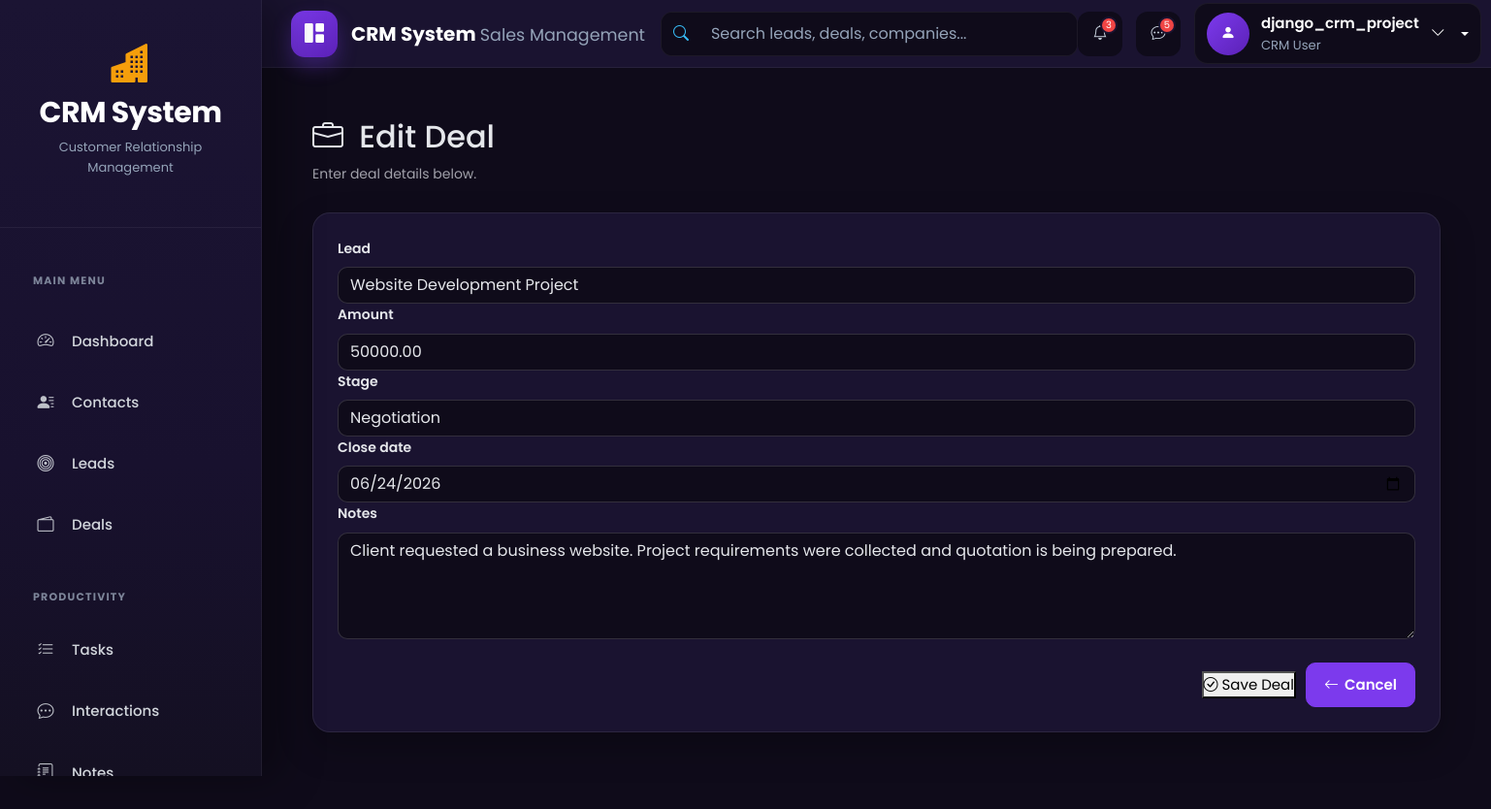
Page /deals/1/edit/ (signed in) on the committed database.
### accounts/models.py (models this page shows, shortened)
class CustomUser(AbstractUser):
    ROLE_CHOICES = (
        ('admin', 'Admin'),
        ('agent', 'Agent'),
    )
    role = models.CharField(max_length=10, choices=ROLE_CHOICES, default='agent')
    phone = models.CharField(max_length=15, blank=True, null=True)
    profile_pic = models.ImageField(upload_to="profiles/", blank=True, null=True)
    email = models.EmailField(unique=True)
    is_approved = models.BooleanField(default=False, help_text="Admin approval required for login")

### deals/models.py (models this page shows, shortened)
class Deal(models.Model):
    STAGE_CHOICES = (
        ('negotiation', 'Negotiation'),
        ('contract', 'Contract'),
        ('closed_won', 'Closed Won'),
        ('closed_lost', 'Closed Lost'),
    )
    lead = models.OneToOneField(
        Lead,
        on_delete=models.CASCADE,
        related_name="deal"
    )
    amount = models.DecimalField(
        max_digits=12,
        decimal_places=2,
        default=0
    )
    stage = models.CharField(
        max_length=20,
        choices=STAGE_CHOICES,
        default="negotiation"
    )
    close_date = models.DateField(
        null=True,
        blank=True
    )
    notes = models.TextField(
        blank=True
    )
    created_at = models.DateTimeField(
        auto_now_add=True
    )
    updated_at = models.DateTimeField(
        auto_now=True
    )

### deals/views.py (the view, shortened to what this page needs)
@login_required
def deal_edit(request, pk):
    deal = get_object_or_404(
        Deal,
        pk=pk
    )
    if request.method == "POST":
        form = DealForm(
            request.POST,
            instance=deal
        )
        if form.is_valid():
            selected_lead = form.cleaned_data["lead"]
            if Deal.objects.filter(
                lead=selected_lead
            ).exclude(
                pk=deal.pk
            ).exists():
                messages.warning(
                    request,
                    "Another deal already exists for this lead."
                )
                return redirect(
                    "deals:deal_edit",
                    pk=deal.pk
                )
            with transaction.atomic():
                form.save()
            messages.success(
                request,
                "Deal updated successfully."
            )
            return redirect(
                "deals:deal_detail",
                pk=deal.pk
            )
        else:
            messages.error(
                request,
                "Please correct the errors below."
            )
    else:
        form = DealForm(
            instance=deal
        )
    return render(
        request,
        "deals/deal_form.html",
        {
            "form": form,
            "deal": deal,
        }
    )

### deals/forms.py
class DealForm(forms.ModelForm):
    class Meta:
        model = Deal
        fields = [
            "lead",
            "amount",
            "stage",
            "close_date",
            "notes",
        ]
        widgets = {
            "lead": forms.Select(
                attrs={
                    "class": "form-select"
                }
            ),
            "amount": forms.NumberInput(
                attrs={
                    "class": "form-control",
                    "placeholder": "Enter deal amount"
                }
            ),
            "stage": forms.Select(
                attrs={
                    "class": "form-select"
                }
            ),
            "close_date": forms.DateInput(
                attrs={
                    "class": "form-control",
                    "type": "date"
                }
            ),
            "notes": forms.Textarea(
                attrs={
                    "class": "form-control",
                    "rows": 4,
                    "placeholder": "Add deal notes..."
                }
            ),
        }

### leads/models.py (called while the page is built)
    def __str__(self):
        return self.title

### templates/deals/deal_form.html (shortened to what this page needs)
{% extends "base.html" %}
{% block content %}
<div class="container-fluid">
    <div class="crm-page-header">
        <div>
            <h2 class="crm-page-title">
                <i class="bi bi-briefcase me-2"></i>
                {% if form.instance.pk %}
                    Edit Deal
                {% else %}
                    Add Deal
                {% endif %}
            </h2>
            <p class="crm-page-subtitle">
                Enter deal details below.
            </p>
        </div>
    </div>
    <div class="crm-card">
        <div class="crm-card-body">
            <form method="POST" class="crm-form">
                {% for field in form %}
                    <div class="crm-form-group">
                        <label class="crm-label">
                            {{ field.label }}
                        </label>
                        {{ field }}
                    </div>
                {% endfor %}
                <div class="crm-form-actions">
                    <button type="submit" class="crm-btn-success">
                        <i class="bi bi-check-circle"></i>
                        Save Deal
                    </button>
                    <a href="{% url 'deals:deal_list' %}" class="crm-btn-secondary">
                        <i class="bi bi-arrow-left"></i>
                        Cancel
                    </a>
                </div>
            </form>
        </div>
    </div>
</div>
{% endblock %}

### templates/includes/navbar.html (shortened to what this page needs)
<nav class="navbar navbar-expand-lg crm-navbar">
  <div class="container-fluid">
    <a class="navbar-brand crm-brand" href="{% url 'dashboard' %}">
      <div class="crm-brand-icon">
        <i class="bi bi-grid-1x2-fill"></i>
      </div>
      <div class="crm-brand-text">
        <span class="crm-brand-title"> CRM System </span>
        <small> Sales Management </small>
      </div>
    </a>
    <div class="collapse navbar-collapse" id="crmNavbar">
      <form class="crm-search mx-auto">
        <div class="input-group">
          <span class="input-group-text">
            <i class="bi bi-search"></i>
          </span>
          <input
            type="search"
            class="form-control"
            placeholder="Search leads, deals, companies..."
          />
        </div>
      </form>
      {% if user.is_authenticated %}
      <div class="crm-navbar-actions">
       <a href="javascript:void(0);" class="crm-nav-icon">
    <i class="bi bi-bell"></i>
    <span class="crm-nav-badge">3</span>
</a>
        <a href="#" class="crm-nav-icon">
          <i class="bi bi-chat-dots"></i>
          <span class="crm-nav-badge">5</span>
        </a>
        <div class="dropdown crm-user-dropdown">
          <a
            href="#"
            class="crm-user dropdown-toggle"
            role="button"
            data-bs-toggle="dropdown"
            aria-expanded="false"
          >
            <div class="crm-avatar">
              <i class="bi bi-person-fill"></i>
            </div>
            <div class="crm-user-info">
              <span class="crm-user-name"> {{ user.username }} </span>
<small>
    CRM User
</small>            </div>
            <i class="bi bi-chevron-down crm-arrow"></i>
          </a>
        </div>
      </div>
      {% else %}
      <div class="d-flex align-items-center gap-2 ms-auto">
        <a href="/accounts/login/" class="btn btn-outline-light"> Login </a>
        <a href="/accounts/register/" class="btn btn-primary"> Register </a>
      </div>
      {% endif %}
    </div>
  </div>
</nav>

### static/css/base.css (style rules this page uses)
*, *::before, *::after { margin:0; padding:0; box-sizing:border-box; }
html { scroll-behavior:smooth; }
body { font-family:"Poppins",sans-serif; background:#0f0b1a; color:#e5e7eb; font-size:15px; line-height:1.6; overflow-x:hidden; }

### static/css/components.css (style rules this page uses)
.crm-navbar { position:sticky; top:0; z-index:999; height:70px; margin-left:260px; background:#1a1330; border-bottom:1px solid rgba(255,255,255,.06); padding:0 28px; transition:.3s ease; }
.crm-navbar .container-fluid { height:100%; display:flex; align-items:center; justify-content:space-between; }
.crm-brand { display:flex; align-items:center; gap:14px; text-decoration:none; }
.crm-brand-icon { width:48px; height:48px; display:flex; align-items:center; justify-content:center; border-radius:14px; background:linear-gradient(135deg,#7c3aed,#5b21b6); box-shadow:0 10px 20px rgba(124,58,237,.30); }
.crm-brand-icon i { color:#fff; font-size:20px; }
.crm-brand-title { color:#fff; font-size:20px; font-weight:700; }
.crm-brand-text small { color:#94a3b8; }
.crm-search { width:430px; max-width:100%; }
.crm-search .input-group { height:46px; border-radius:12px; overflow:hidden; background:#0f0b1a; border:1px solid rgba(255,255,255,.06); }
.crm-search .input-group-text { background:#0f0b1a; border:none; color:#38bdf8; }
.crm-search input { background:#0f0b1a!important; border:none!important; color:#fff!important; }
.crm-search input::placeholder { color:#94a3b8; }
.crm-navbar-actions { display:flex; align-items:center; gap:14px; }
.crm-nav-icon { width:46px; height:46px; border-radius:12px; display:flex; align-items:center; justify-content:center; background:#0f0b1a; color:#cbd5e1; position:relative; text-decoration:none; transition:.3s; }
.crm-nav-badge { position:absolute; top:5px; right:5px; width:18px; height:18px; border-radius:50%; background:#ef4444; color:#fff; font-size:10px; display:flex; align-items:center; justify-content:center; border:2px solid #1a1330; }
.crm-user { display:flex; align-items:center; gap:12px; padding:8px 12px; background:#0f0b1a; border-radius:14px; border:1px solid rgba(255,255,255,.06); color:white; text-decoration:none; }
.crm-avatar { width:44px; height:44px; border-radius:50%; display:flex; align-items:center; justify-content:center; background:linear-gradient(135deg,#7c3aed,#5b21b6); }
.crm-avatar i { color:white; }
.crm-user-info { display:flex; flex-direction:column; }
.crm-user-name { font-weight:600; }
.crm-user-info small { color:#94a3b8; }
.crm-card { background:#1a1330; border-radius:18px; border:1px solid rgba(255,255,255,.08); box-shadow:0 15px 35px rgba(0,0,0,.25); padding:25px; color:#e5e7eb; }
.crm-page-subtitle { color:#a1a1aa; font-size:14px; }
.crm-btn-primary, .crm-btn-secondary, .crm-btn-danger { display:inline-flex; align-items:center; justify-content:center; gap:6px; padding:10px 18px; border-radius:10px; font-weight:600; text-decoration:none; transition:.3s; }
.crm-btn-secondary { background: #7c3aed; color: #ffffff; border: 1px solid #7c3aed; }
.crm-label { color:#d4d4d8; font-weight:600; margin-bottom:8px; display:block; }
.crm-form .form-control, .crm-form .form-select, .crm-input { background:#0f0b1a; color:#e5e7eb; border:1px solid rgba(255,255,255,.15); border-radius:10px; }

### static/css/pages.css (style rules this page uses)
.crm-label { display: block; color: #e5e7eb; font-size: 14px; font-weight: 600; margin-bottom: 8px; }
.crm-page-subtitle { color: #a1a1aa !important; font-size: 14px; margin-bottom: 0; }
.crm-page-header { display: flex; align-items: flex-start; justify-content: space-between; }
.crm-page-header + .crm-card { margin-top: 28px; margin-bottom: 18px; }
.crm-page-header { display: flex; align-items: flex-start; justify-content: space-between; gap: 20px; }
.crm-card form .form-control, .crm-card form .form-select { background: #0f0b1a; color: #e5e7eb; border: 1px solid rgba(255, 255, 255, 0.15); border-radius: 10px; }
.crm-form-actions { display: flex; align-items: center; justify-content: flex-end; gap: 10px; margin-top: 24px; }

### rows in the picture
CustomUser: username "django_crm_project"
Deal: form "Website Development Project" "50000.00" "Negotiation" "06/24/2026" "Client requested a business website. Project requirements were collected and quotation is being prepared."

### other values in the picture
{{ field.label }} "Lead" "Amount" "Stage" "Close date" "Notes"
